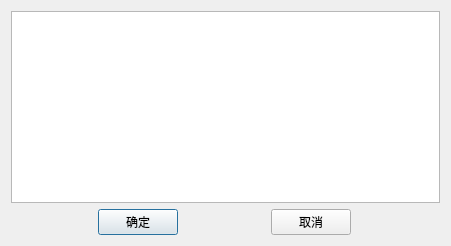
<?xml version="1.0" encoding="UTF-8"?>
<ui version="4.0">
 <class>select_bin_dg</class>
 <widget class="QDialog" name="select_bin_dg">
  <property name="geometry">
   <rect>
    <x>0</x>
    <y>0</y>
    <width>451</width>
    <height>241</height>
   </rect>
  </property>
  <property name="sizePolicy">
   <sizepolicy hsizetype="Fixed" vsizetype="Fixed">
    <horstretch>0</horstretch>
    <verstretch>0</verstretch>
   </sizepolicy>
  </property>
  <property name="windowTitle">
   <string>Dialog</string>
  </property>
  <layout class="QGridLayout" name="gridLayout">
   <item row="0" column="0" colspan="3">
    <widget class="QListWidget" name="listWidget">
     <property name="sizePolicy">
      <sizepolicy hsizetype="Expanding" vsizetype="Fixed">
       <horstretch>0</horstretch>
       <verstretch>0</verstretch>
      </sizepolicy>
     </property>
    </widget>
   </item>
   <item row="2" column="0" colspan="3">
    <layout class="QHBoxLayout" name="horizontalLayout">
     <item>
      <widget class="QPushButton" name="sure_pb">
       <property name="sizePolicy">
        <sizepolicy hsizetype="Fixed" vsizetype="Fixed">
         <horstretch>0</horstretch>
         <verstretch>0</verstretch>
        </sizepolicy>
       </property>
       <property name="text">
        <string>确定</string>
       </property>
      </widget>
     </item>
     <item>
      <widget class="QPushButton" name="cancel_pb">
       <property name="sizePolicy">
        <sizepolicy hsizetype="Fixed" vsizetype="Fixed">
         <horstretch>0</horstretch>
         <verstretch>0</verstretch>
        </sizepolicy>
       </property>
       <property name="text">
        <string>取消</string>
       </property>
      </widget>
     </item>
    </layout>
   </item>
  </layout>
 </widget>
 <resources/>
 <connections/>
</ui>
